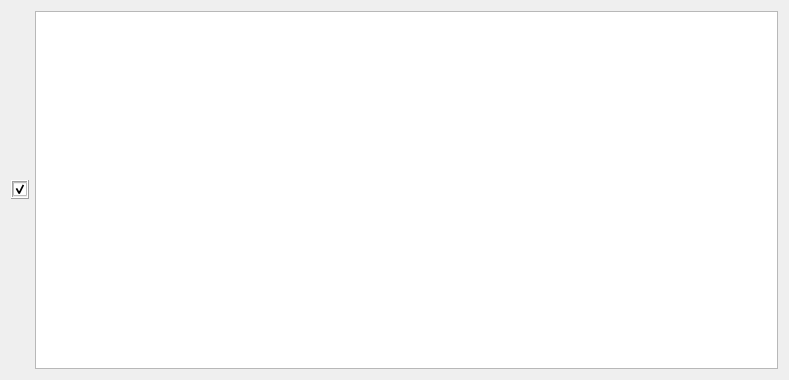
<?xml version="1.0" encoding="UTF-8"?>
<ui version="4.0">
 <class>chartViewForm</class>
 <widget class="QWidget" name="chartViewForm">
  <property name="geometry">
   <rect>
    <x>0</x>
    <y>0</y>
    <width>789</width>
    <height>380</height>
   </rect>
  </property>
  <property name="sizePolicy">
   <sizepolicy hsizetype="Expanding" vsizetype="Expanding">
    <horstretch>0</horstretch>
    <verstretch>0</verstretch>
   </sizepolicy>
  </property>
  <property name="windowTitle">
   <string>chartViewForm</string>
  </property>
  <layout class="QHBoxLayout" name="horizontalLayout">
   <item>
    <widget class="QFrame" name="frame">
     <property name="sizePolicy">
      <sizepolicy hsizetype="Preferred" vsizetype="Fixed">
       <horstretch>0</horstretch>
       <verstretch>0</verstretch>
      </sizepolicy>
     </property>
     <property name="frameShape">
      <enum>QFrame::Box</enum>
     </property>
     <property name="frameShadow">
      <enum>QFrame::Raised</enum>
     </property>
     <layout class="QVBoxLayout" name="verticalLayout">
      <property name="spacing">
       <number>5</number>
      </property>
      <property name="sizeConstraint">
       <enum>QLayout::SetFixedSize</enum>
      </property>
      <property name="leftMargin">
       <number>0</number>
      </property>
      <property name="topMargin">
       <number>0</number>
      </property>
      <property name="rightMargin">
       <number>0</number>
      </property>
      <property name="bottomMargin">
       <number>0</number>
      </property>
      <item>
       <widget class="QCheckBox" name="checkBox">
        <property name="sizePolicy">
         <sizepolicy hsizetype="Fixed" vsizetype="Fixed">
          <horstretch>0</horstretch>
          <verstretch>0</verstretch>
         </sizepolicy>
        </property>
        <property name="cursor">
         <cursorShape>OpenHandCursor</cursorShape>
        </property>
        <property name="focusPolicy">
         <enum>Qt::NoFocus</enum>
        </property>
        <property name="layoutDirection">
         <enum>Qt::LeftToRight</enum>
        </property>
        <property name="autoFillBackground">
         <bool>false</bool>
        </property>
        <property name="text">
         <string/>
        </property>
        <property name="checked">
         <bool>true</bool>
        </property>
        <property name="autoRepeat">
         <bool>false</bool>
        </property>
        <property name="tristate">
         <bool>false</bool>
        </property>
       </widget>
      </item>
     </layout>
    </widget>
   </item>
   <item>
    <widget class="QChartView" name="ChartView"/>
   </item>
  </layout>
 </widget>
 <customwidgets>
  <customwidget>
   <class>QChartView</class>
   <extends>QGraphicsView</extends>
   <header location="global">PyQt5.QtChart</header>
  </customwidget>
 </customwidgets>
 <resources/>
 <connections/>
</ui>
